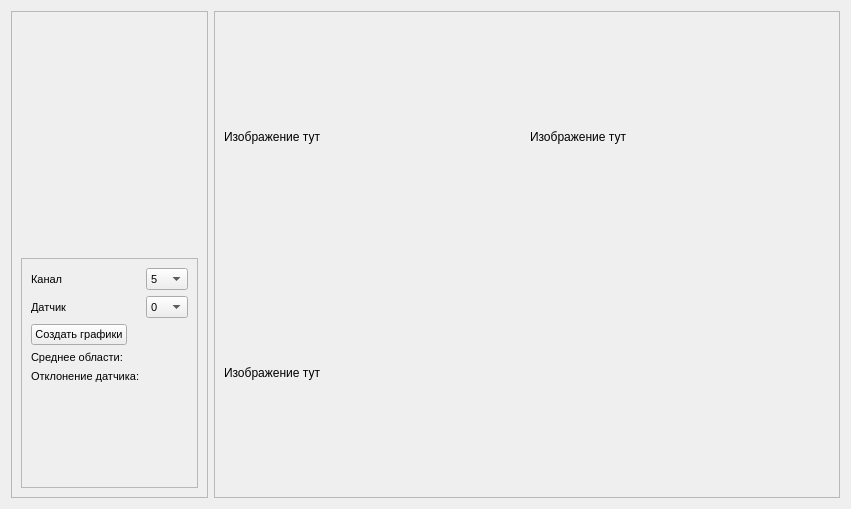
<?xml version="1.0" encoding="UTF-8"?>
<ui version="4.0">
 <class>Form</class>
 <widget class="QWidget" name="Form">
  <property name="geometry">
   <rect>
    <x>0</x>
    <y>0</y>
    <width>851</width>
    <height>509</height>
   </rect>
  </property>
  <property name="windowTitle">
   <string>Form</string>
  </property>
  <layout class="QHBoxLayout" name="horizontalLayout">
   <item>
    <widget class="QFrame" name="frame_2">
     <property name="sizePolicy">
      <sizepolicy hsizetype="Fixed" vsizetype="Preferred">
       <horstretch>0</horstretch>
       <verstretch>0</verstretch>
      </sizepolicy>
     </property>
     <property name="frameShape">
      <enum>QFrame::StyledPanel</enum>
     </property>
     <property name="frameShadow">
      <enum>QFrame::Raised</enum>
     </property>
     <layout class="QVBoxLayout" name="verticalLayout">
      <item>
       <widget class="QLabel" name="label_area_name">
        <property name="font">
         <font>
          <pointsize>16</pointsize>
         </font>
        </property>
        <property name="text">
         <string/>
        </property>
       </widget>
      </item>
      <item>
       <widget class="QFrame" name="frame">
        <property name="sizePolicy">
         <sizepolicy hsizetype="Preferred" vsizetype="Preferred">
          <horstretch>0</horstretch>
          <verstretch>0</verstretch>
         </sizepolicy>
        </property>
        <property name="font">
         <font>
          <pointsize>8</pointsize>
         </font>
        </property>
        <property name="frameShape">
         <enum>QFrame::StyledPanel</enum>
        </property>
        <property name="frameShadow">
         <enum>QFrame::Raised</enum>
        </property>
        <layout class="QFormLayout" name="formLayout">
         <item row="0" column="0">
          <widget class="QLabel" name="label">
           <property name="text">
            <string>Канал</string>
           </property>
          </widget>
         </item>
         <item row="0" column="1">
          <widget class="QComboBox" name="comboBox_channel">
           <item>
            <property name="text">
             <string>5</string>
            </property>
           </item>
           <item>
            <property name="text">
             <string>6</string>
            </property>
           </item>
           <item>
            <property name="text">
             <string>7</string>
            </property>
           </item>
           <item>
            <property name="text">
             <string>8</string>
            </property>
           </item>
           <item>
            <property name="text">
             <string>9</string>
            </property>
           </item>
           <item>
            <property name="text">
             <string>10</string>
            </property>
           </item>
           <item>
            <property name="text">
             <string>11</string>
            </property>
           </item>
           <item>
            <property name="text">
             <string>12</string>
            </property>
           </item>
           <item>
            <property name="text">
             <string>13</string>
            </property>
           </item>
           <item>
            <property name="text">
             <string>14</string>
            </property>
           </item>
           <item>
            <property name="text">
             <string>15</string>
            </property>
           </item>
           <item>
            <property name="text">
             <string>16</string>
            </property>
           </item>
           <item>
            <property name="text">
             <string>17</string>
            </property>
           </item>
           <item>
            <property name="text">
             <string>18</string>
            </property>
           </item>
           <item>
            <property name="text">
             <string>19</string>
            </property>
           </item>
          </widget>
         </item>
         <item row="1" column="0">
          <widget class="QLabel" name="label_2">
           <property name="text">
            <string>Датчик</string>
           </property>
          </widget>
         </item>
         <item row="1" column="1">
          <widget class="QComboBox" name="comboBox_sensor">
           <item>
            <property name="text">
             <string>0</string>
            </property>
           </item>
           <item>
            <property name="text">
             <string>1</string>
            </property>
           </item>
           <item>
            <property name="text">
             <string>2</string>
            </property>
           </item>
           <item>
            <property name="text">
             <string>3</string>
            </property>
           </item>
           <item>
            <property name="text">
             <string>4</string>
            </property>
           </item>
           <item>
            <property name="text">
             <string>5</string>
            </property>
           </item>
           <item>
            <property name="text">
             <string>6</string>
            </property>
           </item>
           <item>
            <property name="text">
             <string>7</string>
            </property>
           </item>
           <item>
            <property name="text">
             <string>8</string>
            </property>
           </item>
           <item>
            <property name="text">
             <string>9</string>
            </property>
           </item>
          </widget>
         </item>
         <item row="3" column="0">
          <widget class="QPushButton" name="pushButton">
           <property name="text">
            <string>Создать графики</string>
           </property>
          </widget>
         </item>
         <item row="4" column="0">
          <widget class="QLabel" name="label_4">
           <property name="text">
            <string>Среднее области:</string>
           </property>
          </widget>
         </item>
         <item row="5" column="0">
          <widget class="QLabel" name="label_5">
           <property name="text">
            <string>Отклонение датчика:</string>
           </property>
          </widget>
         </item>
         <item row="4" column="1">
          <widget class="QLabel" name="label_area_avg">
           <property name="text">
            <string/>
           </property>
          </widget>
         </item>
         <item row="5" column="1">
          <widget class="QLabel" name="label_sensor_avg_dev">
           <property name="text">
            <string/>
           </property>
          </widget>
         </item>
        </layout>
       </widget>
      </item>
     </layout>
    </widget>
   </item>
   <item>
    <widget class="QFrame" name="frame_3">
     <property name="frameShape">
      <enum>QFrame::StyledPanel</enum>
     </property>
     <property name="frameShadow">
      <enum>QFrame::Raised</enum>
     </property>
     <layout class="QGridLayout" name="gridLayout">
      <item row="0" column="0">
       <widget class="ImageLabel" name="label_col_avg">
        <property name="text">
         <string>Изображение тут</string>
        </property>
       </widget>
      </item>
      <item row="0" column="1">
       <widget class="ImageLabel" name="label_sensor_deviation">
        <property name="text">
         <string>Изображение тут</string>
        </property>
       </widget>
      </item>
      <item row="1" column="0">
       <widget class="ImageLabel" name="label_spectre">
        <property name="text">
         <string>Изображение тут</string>
        </property>
       </widget>
      </item>
     </layout>
    </widget>
   </item>
  </layout>
 </widget>
 <customwidgets>
  <customwidget>
   <class>ImageLabel</class>
   <extends>QLabel</extends>
   <header>ImageLabel.h</header>
  </customwidget>
 </customwidgets>
 <resources/>
 <connections/>
</ui>
